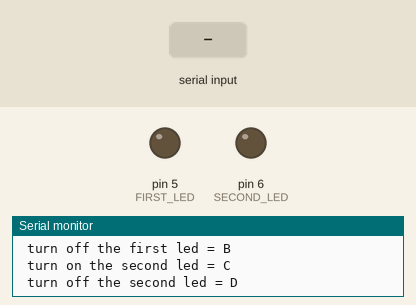
This sketch was run on a simulated Arduino Uno, built with avr-gcc and run on an emulated ATmega328P. Parts: output pins drawn as LEDs (lit = HIGH), the last lines printed to the serial monitor. The inputs (shaded band) are chosen by the test bench.

Above: at 1.2 s.
1.3 s: "A" received over Serial
At 1.8 s:
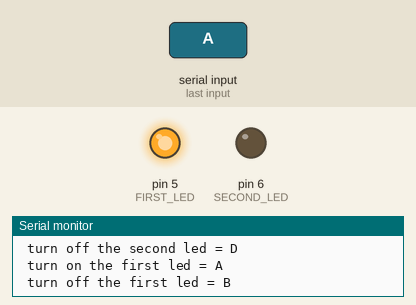
2.9 s: "C" received over Serial
At 4.1 s:
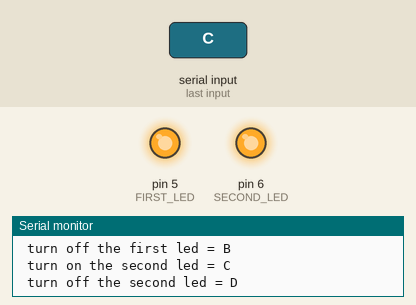
4.4 s: "B" received over Serial
At 5.2 s:
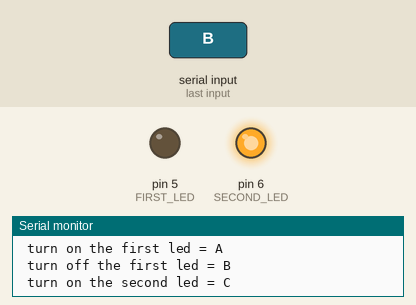
Timing chart, 0 to 7.4 s (numbered marks = the images above; inputs shaded):
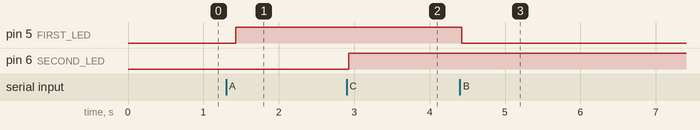

Measured:
- after the input at 1.3 s, pin 5 (FIRST_LED): LOW → HIGH after 0.13 s
- after the input at 2.9 s, pin 6 (SECOND_LED): LOW → HIGH at once
- after the input at 4.4 s, pin 5 (FIRST_LED): HIGH → LOW at once

The sketch:

hc-05.ino
```cpp
// turn on and turn off led using bluetooth

#include<Arduino.h>


#define FIRST_LED 5
#define SECOND_LED 6


void setup(){
    // define the bud rate so in this case i am using 9600 bits per second
    Serial.begin(9600);

    //define the pinMode
    pinMode(FIRST_LED , OUTPUT);
    pinMode(SECOND_LED , OUTPUT);


}

void loop(){

    Serial.println(" turn on the first led = A ");
    Serial.println(" turn off the first led = B");
    Serial.println(" turn on the second led = C ");
    Serial.println(" turn off the second led = D");

    if(Serial.available() >0 ){
        char command = Serial.read();

        if(command == 'A' || command == 'a'){
            Serial.println("turn on the first led ");
            digitalWrite(FIRST_LED , 1);
        }

        else if(command == 'B' || command == 'b'){
            Serial.println("turn off the first led ");
            digitalWrite(FIRST_LED , 0 );
        }

        // define the second led
        else if (command == 'C' || command == 'c'){
            Serial.println("turn on the second led ");
            digitalWrite(SECOND_LED , 1 );
        }

        else if ( command == 'D' || command == 'd'){
            Serial.println("turn off the second led ");
            digitalWrite(SECOND_LED , 0 );
        }
    }

}
```
